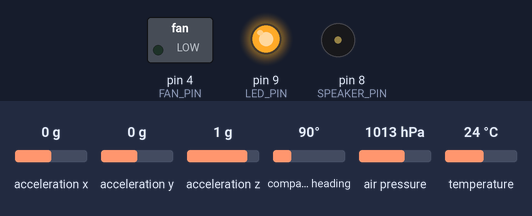
The sketch below on a simulated Arduino Nano, built for the host (arithmetic inside an expression is 32-bit, double 64-bit). Parts: switched loads named in the sketch (green lamp = pin HIGH), output pins drawn as LEDs (lit = HIGH), buzzer (waves = sounding). The inputs (shaded band) are chosen by the test bench; at power-on: air pressure 1013 hPa, acceleration x 0 g, acceleration y 0 g, acceleration z 1 g, compass heading 90°, temperature 24 °C. Storage starts empty; no radio packets arrive unless stated; what the sketch prints to the serial monitor is not drawn.

Above: at 1.5 s.
1.6 s: air pressure set to 1015 hPa
At 2.4 s:
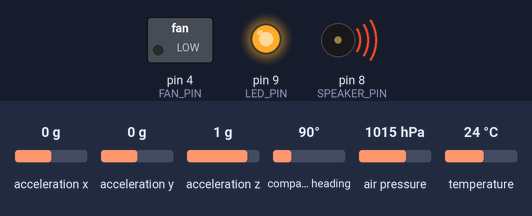
Timing chart, 0 to 4.6 s (numbered marks = the images above; inputs shaded):
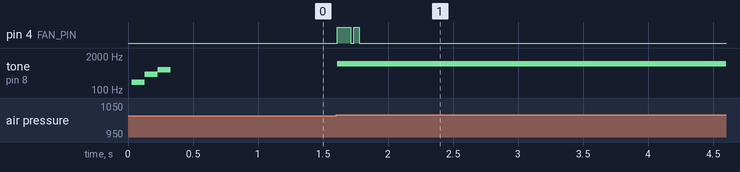

The sketch:

working_sat.ino
```cpp
#include <Adafruit_BMP280.h>
#include <Adafruit_BNO055.h>
#include <SoftwareSerial.h>
#include <RH_RF95.h>
//#include <SdFat.h>
#include <SD.h>

// SPI Pins Arduino Nano: CS 10, MOSI 11, MISO 12, SCK 13
// https://www.arduino.cc/reference/en/language/functions/communication/spi/
// https://funduino.de/nr-28-das-sd-karten-modul

// I2C Adressen
#define BMP280_I2C_ADDRESS 0x76
#define BNO055_I2C_ADDRESS 0x28

// PIN Belegungen
#define GPS_TX_PIN 2  // Es beleiben PIN D2 und D3 für das GPS-Modul übrig
#define GPS_RX_PIN 3
#define FAN_PIN 4
#define LORA_RX_PIN 5
#define LORA_TX_PIN 6
#define SPEAKER_PIN 8
#define LED_PIN 9
#define SD_CS_PIN 10
#define VOLTAGE_PIN A0

// Fehlercodes
#define ERROR_BMP 501
#define ERROR_BNO 502
#define ERROR_RF95 503
#define ERROR_SD_CONNECT 504
#define ERROR_SD_OPEN 505

// Kontrollwerte vor und nach der Datenübertragung
#define DATA_BLOCK_START 0xFFFFFF  // maximaler 32b Wert bzw. nur noch 6 F
#define DATA_BLOCK_END 0xFFFFFE    // maximaler 32b Wert minus 1, bzw. nur noch 5 F und ein E

#define FREQUENCY 433.0  // Datenübertragungsfrequenz (in MHz)

#define STARTALTITUDE 30  // Höhe vor dem Start vom Flugplatz

#define TOLERANCE 5              // Toleranz in Metern, um Höhenunterschiede mit dem BMP zu messen
#define FAN_STARTING_HEIGHT 400  // Ab welcher Höhe der Lüfter den Airbag aufblässt
#define BMP_ALTITUDES_SIZE 8     // Wie viele letzte Temperaturen gespeichert werden sollen

Adafruit_BMP280 bmp;
Adafruit_BNO055 bno(55, BNO055_I2C_ADDRESS, &Wire);
// TinyGPSPlus gps;
//TinyGPSMinus gps;
//SoftwareSerial ss(GPS_RX_PIN, GPS_TX_PIN);
SoftwareSerial rf(LORA_RX_PIN, LORA_TX_PIN);
RH_RF95 rf95(rf);

float sealevelhpa;
short bmp_altitude = STARTALTITUDE;
short bmp_altitudes[BMP_ALTITUDES_SIZE];

bool fan = false;
bool ejected = false;
bool landed = false;

int counter = 0;

long time;

//SdFat32 SD;
File file;

void setup() {
  Serial.begin(9600);
  Serial.println(100);


  if (!SD.begin(SD_CS_PIN)) {  // Init SD (Speicher)
    error(ERROR_SD_CONNECT);
  }

  // Datei mit höchstem Wert als Namen finden und dann mit Wert + 1 als Namen eine Datei erstellen
  // So muss nicht nach jedem Test die SD Karte geleert werden, sondern die Dateien sind chronologisch sortiert
  int filecounter = 0;
  while (SD.exists(String(filecounter))) {
    filecounter++;
  }
  file = SD.open(String(filecounter), FILE_WRITE);
  //file = SD.open("data.txt", FILE_WRITE);
  if (file) {
    file.println("");  // Irgendetwas in die erste Zeile geschrieben werden, damit die Zahlen gespeichert werden können
  } else {
    error(ERROR_SD_OPEN);
  }


  //ss.begin(9600);              // GPS

  pinMode(LED_PIN, OUTPUT);
  digitalWrite(LED_PIN, LOW);

  pinMode(FAN_PIN, OUTPUT);
  digitalWrite(FAN_PIN, LOW);
  Serial.println(1);
  if (!bmp.begin(BMP280_I2C_ADDRESS)) {  // Init BMP (Luftdruck & Temperatur)
    error(ERROR_BMP);
  }
  sealevelhpa = bmp.seaLevelForAltitude(STARTALTITUDE, bmp.readPressure());
  if (!bno.begin()) {  // Init BNO (Inertialplatform)
    error(ERROR_BNO);
  }
  Serial.println(2);
  if (!rf95.init()) {  // RF95 (Funkmodul) initialisieren
    error(ERROR_RF95);
  }
  Serial.println(3);
  Serial.println(4);
  Serial.println(5);
  rf95.setFrequency(FREQUENCY);

  Serial.println(200);
  digitalWrite(LED_PIN, HIGH);  // LED an
  time = millis();

  // Nur bei genügend Speicher einbauen
  tone(SPEAKER_PIN, 200);
  delay(100);
  tone(SPEAKER_PIN, 400);
  delay(100);
  tone(SPEAKER_PIN, 600);
  delay(100);
  noTone(SPEAKER_PIN);
}

void loop() {
  // Sendet einen Datenblock, die Unterfunktionen senden die jeweiligen Werte selber
  // Am Anfang und am Ende wird ein Kontrollwert gesendet
  send(DATA_BLOCK_START);
  send(counter);

  {
    // BMP
    bmp_altitude = 44300 * (1 - (pow(bmp.readPressure() / sealevelhpa, 0.1903)));

    send(bmp.readTemperature());  // Temperatur senden
    send(bmp.readPressure());
  }

  { // BNO
    sensors_event_t accelerometer, gyroscope;
    bno.getEvent(&accelerometer, Adafruit_BNO055::VECTOR_LINEARACCEL);  // Acceleration - Gravity
    send(accelerometer.acceleration.x);
    send(accelerometer.acceleration.y);
    send(accelerometer.acceleration.z);

    bno.getEvent(&gyroscope, Adafruit_BNO055::VECTOR_EULER);
    send(gyroscope.gyro.x);
    send(gyroscope.gyro.y);
    send(gyroscope.gyro.z);
  }


  /*{ // GPS
    ss.listen();
    float latitude, longitude, altitude;
    if (!landed) {
      char input[80];
      char GPGGA[80];
      byte y = 0;

      bool isGPGGA = false;
      bool isDollarSignFound = false;

      while (ss.available() > 0) {
        char x = ss.read();

        if (x == '$') {
          memset(input, 0, sizeof(input));
          y = 0;
          isDollarSignFound = true;
          isGPGGA = false;
        }

        if (isDollarSignFound) {
          input[y] = x;
          y++;
          if (y >= 6 && strncmp(input + 1, "GPGGA", 5) == 0) {
            isGPGGA = true;
          }
          if (x == '\n') {
            isDollarSignFound = false;
            if (isGPGGA) {
              strcpy(GPGGA, input);
            }
          }
        }
      }

      float gpsdata[5];
      gpsStringToFloats(gpsdata, GPGGA);

      latitude = gpsdata[0];
      longitude = gpsdata[0];
      altitude = gpsdata[4];
    }*/

  rf.listen();
  //send(latitude);
  //send(longitude);
  //send(altitude);
  //}


  { // Fumktion zum schauen, ob ausgeworfen oder gelandet
    short x = bmp_altitudes[counter % BMP_ALTITUDES_SIZE] - TOLERANCE;
    if (counter > BMP_ALTITUDES_SIZE) {  // Erst mit Vergleichen beginnen, wenn die Liste an Vergleichswerten voll ist
      if (x > bmp_altitude) {            // Falls die Höhe fällt
        ejected = true;
      } else if (x < bmp_altitude) {  // Falls die Höhe steigt oder eher gleichbleit, dafür ist die Toleranz da
        if (ejected == true) {        // Falls schon ausgeworfen, muss also gelandet sein :)
          landed = true;
        }
      }
    }
  }

  // Serial.println(analogRead(VOLTAGE_PIN) / 1023 * 5 * 2); // Spannungsüberwachung

  if (ejected) {                   // Falls ausgeworfen, piept der akustische Signalgeber
    tone(SPEAKER_PIN, 1000, 500);  // 0.5 Sekunden den Ton abspielen
  }

  if (bmp_altitude < FAN_STARTING_HEIGHT && ejected) {
    fan = true;
    digitalWrite(FAN_PIN, HIGH);
  }

  if (landed) {  // Falls geladet, Lüfter ausschalten
    digitalWrite(FAN_PIN, LOW);
  }

  send((fan << 0) + (ejected << 1) + (landed << 2));  // Sendet alle Bools in einem Byte


  file.println(millis() - time, DEC);
  time = millis();  // Zeit zurücksetzten, um jedesmal die Zeit, die die Schleife (loop()) gebraucht hat zu bestimmen

  send(DATA_BLOCK_END);

  bmp_altitudes[counter % BMP_ALTITUDES_SIZE] = bmp_altitude;  // Aktueller Höhenmeter-Wert speichern

  counter++;
}

void send(float val) {
  {
    uint8_t tosend[sizeof(float)];  // Ändert den Typ von float zu uint8_t[], ohne tatsächlich Bits zu modifizieren
    memcpy(&tosend, &val, sizeof(float));
    rf95.send(tosend, sizeof(float));
  }
  //Serial.println(val);
  {
    file.println(val, DEC);
    file.flush();  // Tatsächlich Speichern, wäre ansonsten evtl. nur im Buffer, was zu Fehlern führen kann :(
  }
}

void error(int errorCode) {
  Serial.println(errorCode);  // Fehler code zum Debuggen an den Laptop schicken

  // Dauerhaftes Fehler-Piepen und blinkende LED
  byte countdown = 60;  // 60 Sekunden = 1 Minute
  while (countdown > 0) {
    digitalWrite(LED_PIN, HIGH);
    //tone(SPEAKER_PIN, 1000, 500);
    delay(500);
    digitalWrite(LED_PIN, LOW);
    delay(500);

    countdown--;
  }
}

int charToInt(char c) {
  if (c == ',') {
    return 0;
  }
  return c - '0';
}

void gpsStringToFloats(float *dest, const char *str)
{
  dest[0] = charToInt(str[16]) * 10 + charToInt(str[17]);
  dest[1] = charToInt(str[18]) * 10 + charToInt(str[19]) + charToInt(str[21]) * 0.1 + charToInt(str[22]) * 0.01 + charToInt(str[23]) * 0.001;

  dest[2] = charToInt(str[29]) * 100 + charToInt(str[30]) * 10 + charToInt(str[31]);
  dest[3] = charToInt(str[32]) * 10 + charToInt(str[33]) + charToInt(str[35]) * 0.1 + charToInt(str[36]) * 0.01 + charToInt(str[37]) * 0.001;

  dest[4] = charToInt(str[55]) * 100 + charToInt(str[56]) * 10 + charToInt(str[57]) + charToInt(str[59]) * 0.1;
}
```

Measured:
- the behaviour switches between 1013 and 1014 hPa on air pressure (found by bisection; images 0 and 1)
- after the input at 1.6 s, pin 4 (FAN_PIN): LOW → HIGH at once, → LOW 0.10 s later, → HIGH 0.03 s later, → LOW 0.04 s later; tone on pin 8 (SPEAKER_PIN): silent → 1000 Hz at once
